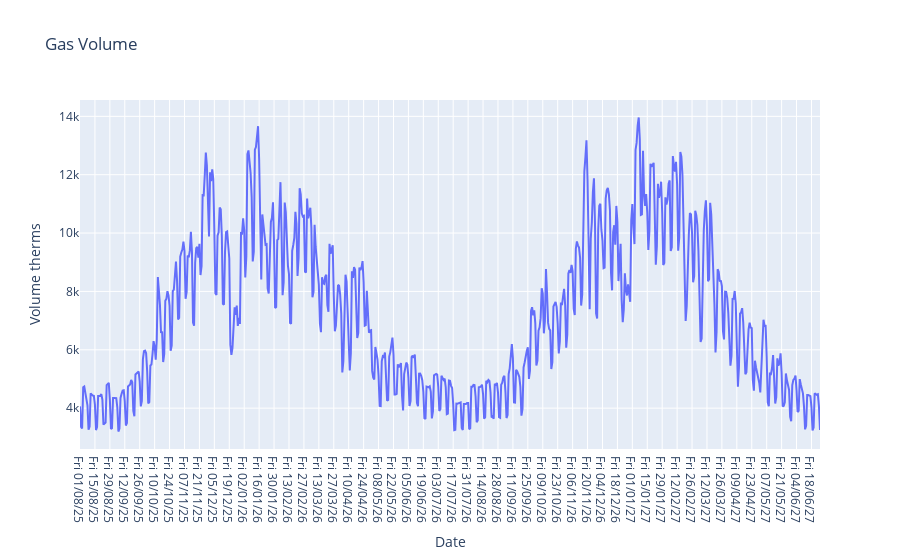

Here is the notebook cell this chart was saved with:
### Markdown cell above
Then lets use the catalogue to start adding more elements:<BR> **Add A title to your graph**

### Code cell
fig = px.line(gas_vol,x="Date", y="Volume therms",title="Gas Volume")
fig.show()

### Figure 1 — Plotly figure (JSON) as saved in the notebook; plotly's stock layout.template omitted (floating-point values rounded to 4 significant figures; data arrays with more than 128 entries replaced by an {"elided": "..."} marker saying what was removed)
{"data": [{"hovertemplate": "Date=%{x}<br>Volume therms=%{y}<extra></extra>", "legendgroup": "", "line": {"color": "#636efa", "dash": "solid"}, "marker": {"symbol": "circle"}, "mode": "lines", "name": "", "orientation": "v", "showlegend": false, "type": "scatter", "x": {"elided": "695 str values"}, "xaxis": "x", "y": {"elided": "695 float values"}, "yaxis": "y"}], "layout": {"autosize": true, "legend": {"tracegroupgap": 0}, "title": {"text": "Gas Volume"}, "xaxis": {"anchor": "y", "autorange": true, "domain": [0, 1], "range": [0, 694], "title": {"text": "Date"}, "type": "category"}, "yaxis": {"anchor": "x", "autorange": true, "domain": [0, 1], "range": [2600.0, 14560.0], "title": {"text": "Volume therms"}, "type": "linear"}}}
